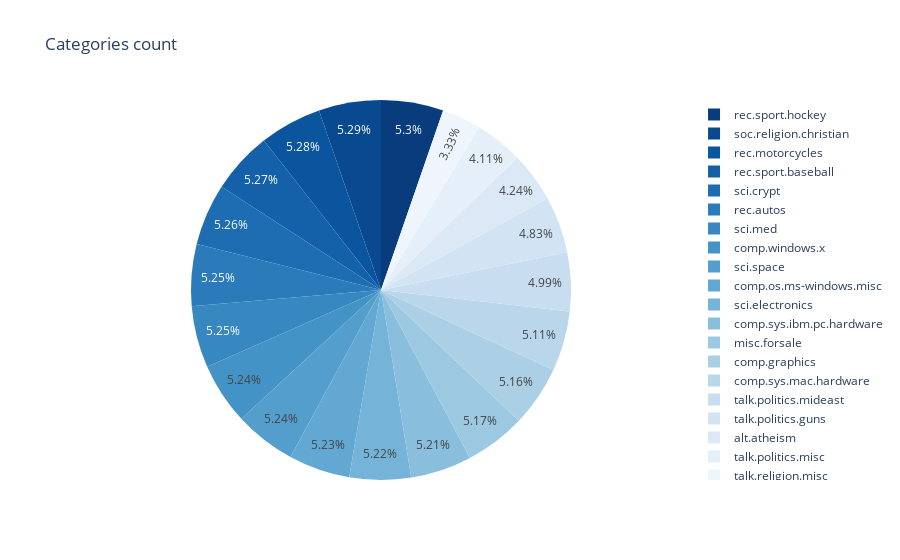

The notebook cell saved with this chart:
### Code cell
fig = px.pie(data_frame=categories_statistics_df, names='category', values='count',
            color_discrete_sequence=get_n_color_palette('Blues', 20, True),
            title='Categories count')
fig.show()

### Figure 1 — Plotly figure (JSON) as saved in the notebook; plotly's stock layout.template omitted (floating-point values rounded to 4 significant figures)
{"data": [{"domain": {"x": [0, 1], "y": [0, 1]}, "hoverlabel": {"namelength": 0}, "hovertemplate": "category=%{label}<br>count=%{value}", "labels": ["rec.sport.hockey", "soc.religion.christian", "rec.motorcycles", "rec.sport.baseball", "sci.crypt", "rec.autos", "sci.med", "comp.windows.x", "sci.space", "comp.os.ms-windows.misc", "sci.electronics", "comp.sys.ibm.pc.hardware", "misc.forsale", "comp.graphics", "comp.sys.mac.hardware", "talk.politics.mideast", "talk.politics.guns", "alt.atheism", "talk.politics.misc", "talk.religion.misc"], "legendgroup": "", "name": "", "showlegend": true, "type": "pie", "values": [999, 997, 996, 994, 991, 990, 990, 988, 987, 985, 984, 982, 975, 973, 963, 940, 910, 799, 775, 628]}], "layout": {"autosize": true, "legend": {"tracegroupgap": 0}, "piecolorway": ["#083c7d", "#084990", "#0b559f", "#1561a9", "#1e6db2", "#2b7bba", "#3787c0", "#4493c7", "#539ecd", "#63a8d3", "#75b4d8", "#89bedc", "#9cc9e1", "#abd0e6", "#bad6eb", "#c9ddf0", "#d2e3f3", "#dbe9f6", "#e4eff9", "#eef5fc"], "title": {"text": "Categories count"}}}
